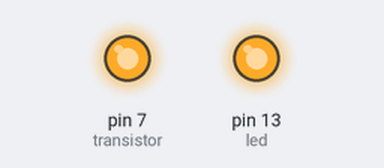
Bench run of a sketch on a simulated Arduino Uno, built with avr-gcc and run on an emulated ATmega328P. Shown: output pins drawn as LEDs (lit = HIGH).

Above: at 0.1 s.
At 3.1 s:
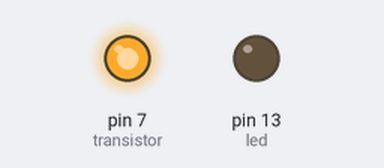
At 6.1 s:
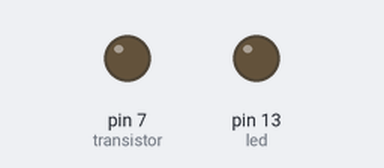
Timing chart, 0 to 7.6 s (numbered marks = the images above):
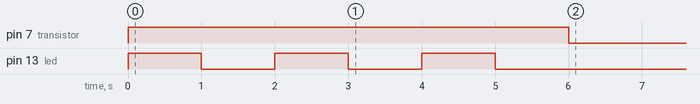

The sketch:

AutoPowerOff.ino
```cpp
const int transistor =  7;
void setup(void)
{
  pinMode(transistor, OUTPUT);
  digitalWrite(transistor, HIGH);
  int led=13;
  pinMode(led, OUTPUT);
  digitalWrite(led, HIGH);
  delay(1000);
  digitalWrite(led, LOW);
  delay(1000);

  digitalWrite(led, HIGH);
  delay(1000);
  digitalWrite(led, LOW);
  delay(1000);

  digitalWrite(led, HIGH);
  delay(1000);
  digitalWrite(led, LOW);
  delay(1000);

  digitalWrite(transistor, LOW);
}

void loop() {

}
```
